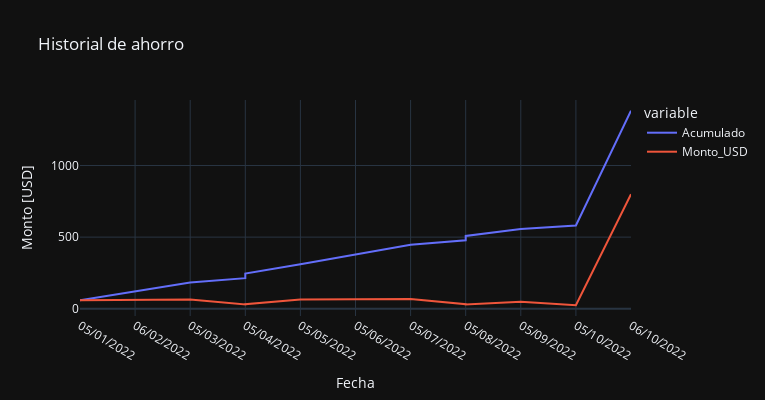

Source (notebook cell):
### Code cell
plotter_ahorro_2.add_plot(*BackendPlotter(instance.set_content(feature="Grafico de lineas").set_title("Historial de ahorro")).plot(), 'plot', select_figures=True)

### Figure 1 — Plotly figure (JSON) as saved in the notebook; plotly's stock layout.template omitted (floating-point values rounded to 4 significant figures)
{"data": [{"hovertemplate": "variable=Acumulado<br>Fecha=%{x}<br>Monto [USD]=%{y}<extra></extra>", "legendgroup": "Acumulado", "line": {"color": "#636efa", "dash": "solid"}, "marker": {"symbol": "circle"}, "mode": "lines", "name": "Acumulado", "orientation": "v", "showlegend": true, "type": "scatter", "x": ["05/01/2022", "06/02/2022", "05/03/2022", "05/04/2022", "05/04/2022", "05/05/2022", "05/06/2022", "05/07/2022", "05/08/2022", "05/08/2022", "05/09/2022", "05/10/2022", "06/10/2022"], "xaxis": "x", "y": [60, 119.7, 183.7, 213.7, 245.9, 310.5, 377.7, 446.4, 478.4, 508.4, 556.8, 581.8, 1382.0], "yaxis": "y"}, {"hovertemplate": "variable=Monto_USD<br>Fecha=%{x}<br>Monto [USD]=%{y}<extra></extra>", "legendgroup": "Monto_USD", "line": {"color": "#EF553B", "dash": "solid"}, "marker": {"symbol": "circle"}, "mode": "lines", "name": "Monto_USD", "orientation": "v", "showlegend": true, "type": "scatter", "x": ["05/01/2022", "06/02/2022", "05/03/2022", "05/04/2022", "05/04/2022", "05/05/2022", "05/06/2022", "05/07/2022", "05/08/2022", "05/08/2022", "05/09/2022", "05/10/2022", "06/10/2022"], "xaxis": "x", "y": [60, 59.68, 64, 30, 32.26, 64.52, 67.26, 68.71, 32, 30, 48.39, 25, 800], "yaxis": "y"}], "layout": {"height": 400, "legend": {"title": {"text": "variable"}, "tracegroupgap": 0}, "title": {"text": "Historial de ahorro"}, "width": 765, "xaxis": {"anchor": "y", "domain": [0, 1], "title": {"text": "Fecha"}}, "yaxis": {"anchor": "x", "domain": [0, 1], "title": {"text": "Monto [USD]"}}}}
